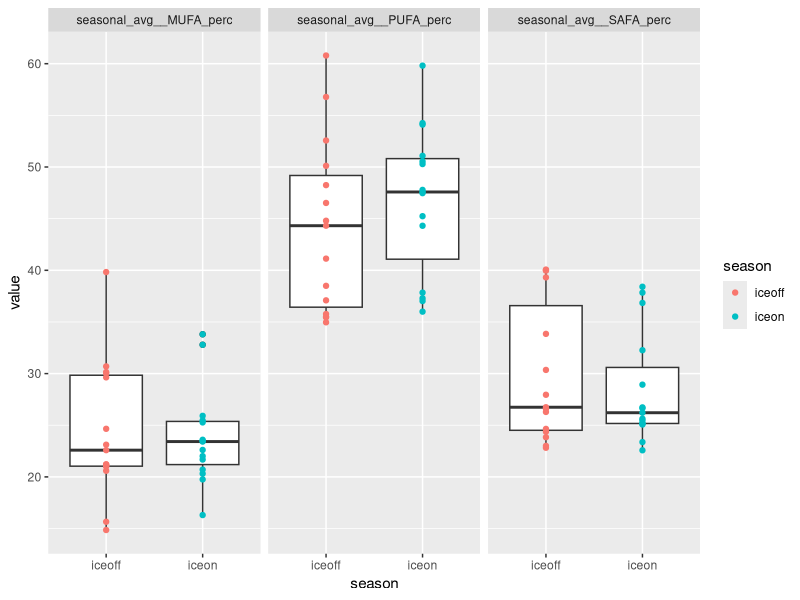
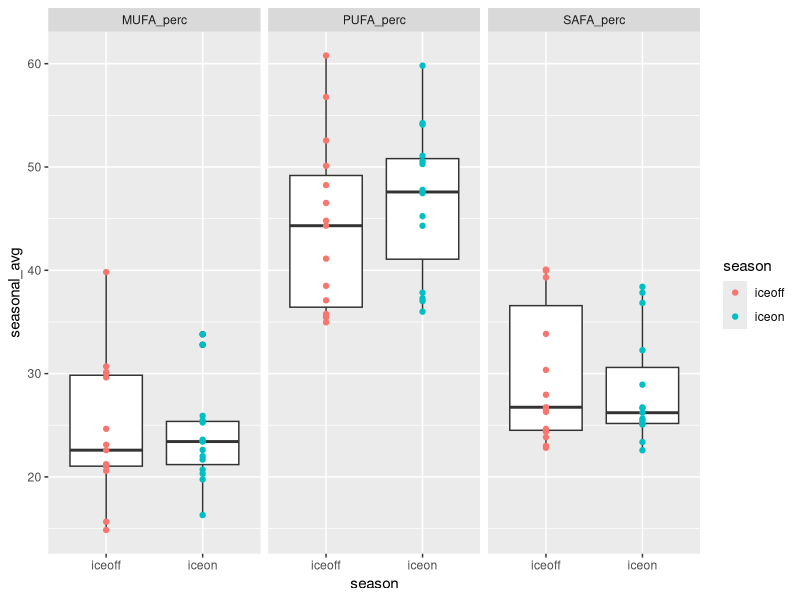

Recreate these plots in R, in order.
# Script to look at fatty acids profile under ice vs summer stratification
# uses Hampton et al. ecology under lake ice dataset (ecology letters)
# and Galloway et al PLoS one paper fatty acid dataset

# ----> removes "other" phyto and finds new proportions

#libraries
library(dplyr)
library(reshape2)
library(tidyr)
library(ggplot2)

#===========================================================================
# ----> read in ecology under lake ice dataset and FA dataset
#===========================================================================

euli_orig <- read.csv("../Data/under_ice_data.csv", stringsAsFactors = FALSE)

fa_orig <- read.csv("../Data/PLoS_supp/S1_Dataset.csv", stringsAsFactors = FALSE)

#===========================================================================
# ----> wrangle ice phyto data
#===========================================================================

euli <- euli_orig %>% 
  #keep only columns of potential interest
  select(year, season, researcher, lakename, stationname, poolstation, lakeregloc, lakecountry,
         startday, startmonth, startyear, endday, endmonth, endyear,
         iceduration, fadata, avesecchidepth, avechla, 
         phytomethod, avephytomass, avephytocount,
         propchloro, propcrypto, propcyano, propdiatom, propdiatom, propotherphyto) %>% 
  #only interested when *not* all NA for phyto props
  filter(!(is.na(propchloro) & is.na(propcrypto) & is.na(propcyano) & 
           is.na(propdiatom) & is.na(propdiatom) & is.na(propotherphyto)))

#some lakes have multiple stations within lake
euli %>% 
  group_by(lakename) %>% 
  summarize(n = n_distinct(stationname)) %>% 
  filter(n > 1) %>% 
  as.data.frame()
#               lakename n
# 1 Blackstrap Reservoir 2
# 2     Lake Diefenbaker 3

euli %>% 
  group_by(lakename) %>% 
  summarize(n = n_distinct(poolstation)) %>% 
  as.data.frame() %>% 
  filter(n > 1)

#1:1 match lakename:poolstation
# filter(euli, lakename %in% c("Blackstrap Reservoir", "Lake Diefenbaker")) %>% select(lakename, stationname, poolstation)

#aggregate to lake/poolstation
euli_lakes_phytos <- euli %>% 
  #start by looking just at pytos, can circle back to incorporate snow/ice/secchi etc.
  select(year, season, lakename, poolstation, 
         propchloro, propcrypto, propcyano, propdiatom, propotherphyto) %>% 
  #group and aggregate
  group_by(lakename, poolstation, year, season) %>% 
  summarize(prop_chloro = mean(propchloro, na.rm = TRUE),
            prop_crypto = mean(propcrypto, na.rm = TRUE),
            prop_cyano = mean(propcyano, na.rm = TRUE),
            prop_diatom = mean(propdiatom, na.rm = TRUE),
            prop_other = mean(propotherphyto, na.rm = TRUE)) %>% 
  ungroup() %>% 
  as.data.frame()
  
summary(euli_lakes_phytos) #40 NA in crypto
str(euli_lakes_phytos) #205

#going to start by using only lakes with *NO NAs* for phytos
euli_phytos_complete <- euli_lakes_phytos %>% 
  filter(!(is.na(prop_chloro) | is.na(prop_crypto) | is.na(prop_cyano) | 
             is.na(prop_diatom) | is.na(prop_other)))
#158 obvs - only "complete" phyto profiles

#24 lakes in total
unique(euli_phytos_complete$lakename) 

#what's the temporal coverage?
#only want ones with matching iceon/iceoff
euli_phytos_complete %>% 
  group_by(lakename) %>% 
  summarize(seasons = n_distinct(season)) %>% 
  as.data.frame() %>% 
  arrange(seasons)

#identity lakes with both seasons per year
multi_seasons <- euli_phytos_complete %>% 
  group_by(lakename, year) %>% 
  summarize(seasons = n_distinct(season)) %>% 
  as.data.frame() %>% 
  arrange(seasons) %>% 
  filter(seasons > 1) %>% 
  mutate(lakeyear = paste(lakename, year, sep = "_"))

#keep only those lake/year/seasons
euli_phytos_complete_matching <- euli_phytos_complete %>% 
  mutate(lakeyear = paste(lakename, year, sep = "_")) %>% 
  filter(lakeyear %in% multi_seasons$lakeyear)

#make sure 1:1 match (i.e., iceon/iceoff in single year for lake - no missing pairs singles)
# euli_phytos_complete_matching %>% 
#   group_by(lakename, year) %>% 
#   summarize(n = n_distinct(season)) %>% 
#   filter(n != 2)
#correct

# filter(euli_phytos_complete, lakename == "Saanajarvi")
# filter(euli, lakename == "Saanajarvi")
#yep...being true to the data, we ignore Saanajarvi
#I think it's actually a goof in the euli data, 
#but moving forward without it...

#check out remaining
str(euli_phytos_complete_matching)
str(unique(euli_phytos_complete_matching$lakename)) 
#15 lakes

#temporal coverage
lake_years <- euli_phytos_complete_matching %>% 
  group_by(lakename) %>% 
  summarize(yrs = n_distinct(year)) %>% 
  arrange(yrs) %>% 
  as.data.frame()
#                lakename yrs
# 1  Blackstrap Reservoir   1
# 2   Broderick Reservoir   1
# 3      Lake Diefenbaker   1
# 4   Lake Santo Parmense   1
# 5     Lake Vanajanselka   1
# 6           Simoncouche   1
# 7      St. Denis Pond 1   1
# 8     St. Denis Pond 90   1
# 9  St. Denis Pond S5338   1
# 10  Lake Valkea-Kotinen   2
# 11             Lake 227   3
# 12             Lake 239   6
# 13      Scharmuetzelsee   9
# 14          Lake Monona  12
# 15         Lake Mendota  16

#may be interested in lakes with >= 3 years down the road
lake_years_3more <- filter(lake_years, yrs >= 3)

#make long to be equivalent to FA data
phytos_long <- euli_phytos_complete_matching %>% 
  select(-poolstation, -lakeyear) %>% 
  melt(id.vars = c("lakename", "year", "season")) %>% 
  rename(phyto_group = variable, prop = value)

#remove prop from group name
phytos_long$phyto_group <- gsub("prop_", "", phytos_long$phyto_group)

unique(phytos_long$phyto_group)
# "chloro"     "crypto"     "cyano"      "diatom"     "other"

#remove "other" phyto and find new total, then recalculate proportions
phyto_long_no_other <- phytos_long %>% 
  #remove "other" phyto group
  filter(phyto_group != "other") %>% 
  #for each lake/year/season (i.e. time point)
  group_by(lakename, year, season) %>% 
  #find new total proportion
  mutate(new_total = sum(prop),
         #find new proportion for phyto groups
         new_prop = prop/new_total) %>% 
  as.data.frame()

# summary(phyto_long_no_other)
# filter(phyto_long_no_other, new_total < 0.1)
# filter(phytos_long, phyto_group == "other" & prop > 0.5) %>% arrange(prop)

phyto_long_no_other <- phyto_long_no_other %>% 
  select(-prop, -new_total) %>% 
  rename(prop = new_prop)

#===========================================================================
# ----> wrangle FA data
#===========================================================================

fa <- fa_orig %>% 
  #only fresh water
  filter(Salinity == 0) %>% 
  #only proportional data
  filter(Data == "prop") %>% 
  #for now, don't care about experimental info
  select(Group, Class, Order, Genus, species,
         sumSAFA, sumMUFA, sumPUFA,
         c18.2w6, c18.3w6, c18.3w3,
         c18.4w3, c18.5w3, 
         c20.4w6, c20.5w3, c22.6w3)

unique(fa$Group)
# "Cyanobacteria" "Chlorophyta"   "Ochrophyta"    "Cryptophyta"   "Dinophyta"     "Euglenozoa"    "Rhodophyta"  

#crosswalk to match euli to FA
fa_equiv <- fa %>% 
  #crypto, chloro, cyano are direct matches
  mutate(fa_group = ifelse(Group == "Cryptophyta", "crypto", NA),
         fa_group = ifelse(Group == "Chlorophyta", "chloro", fa_group),
         fa_group = ifelse(Group == "Cyanobacteria", "cyano", fa_group),
         #diatoms are everything in these 3 classes in FA data
         fa_group = ifelse(Class %in% c("Bacillariophyceae", "Fragilariophyceae", "Coscinodiscophyceae"),
                           "diatom", fa_group))

# fa_equiv %>% 
#   select(Group, fa_group) %>% 
#   unique()
# 
# fa_equiv %>% 
#   select(Group, Class, fa_group) %>% 
#   unique()
#
# fa_equiv %>% group_by(fa_group) %>% summarize(n = n_distinct(Genus)) %>% as.data.frame()
#   fa_group  n
# 1   chloro 13
# 2   crypto  2
# 3    cyano 22
# 4   diatom  8
# 5     <NA> 11


#===========================================================================
# ----> aggregate FA data
#===========================================================================

#aggregate to level of fa_group (average)

fa_group_avgs <- fa_equiv %>% 
  group_by(fa_group) %>% 
  summarize(grp_avg_sumSAFA = mean(sumSAFA, na.rm = TRUE),
            grp_avg_sumMUFA = mean(sumMUFA, na.rm = TRUE),
            grp_avg_sumPUFA = mean(sumPUFA, na.rm = TRUE),
            grp_avg_c18.2w6 = mean(c18.2w6, na.rm = TRUE),
            grp_avg_c18.3w6 = mean(c18.3w6, na.rm = TRUE),
            grp_avg_c18.3w3 = mean(c18.3w3, na.rm = TRUE),
            grp_avg_c18.4w3 = mean(c18.4w3, na.rm = TRUE),
            grp_avg_c18.5w3 = mean(c18.5w3, na.rm = TRUE),
            grp_avg_c20.4w6 = mean(c20.4w6, na.rm = TRUE),
            grp_avg_c20.5w3 = mean(c20.5w3, na.rm = TRUE),
            grp_avg_c22.6w3 = mean(c22.6w3, na.rm = TRUE)) %>% 
  as.data.frame()

# fa_group_avgs

#===========================================================================
# ----> combine EULI and FA datasets
#===========================================================================

head(phyto_long_no_other) #lake, year, season, group, prop
head(fa_group_avgs) #group, FAs

#combine euli and FA - have group, proportion, and FA data
full_dat <- merge(phyto_long_no_other, fa_group_avgs, 
                  by.x = "phyto_group", by.y = "fa_group", 
                  all.x = TRUE)

# From LTER FA script:
# What we want is "what are the average proportions of SAFA, MUFA, PUFA 
# present in the community, irrespective of total biomass?" 
# (i.e. we know there is higher biomass in summer - the Circus Circus buffet)
# SH: pretty sure that what we want then is:(biomass_dry_weight * sumSAFA)/total dry weight
# This is already a proportion (biomass/total) so can do prop * FA

#weight data accordingly
full_dat_weighted <- full_dat %>% 
  #prop phyto (already biomass/total biomass) * prop FA
  mutate(sumSAFA_prop = grp_avg_sumSAFA * prop,
         sumMUFA_prop = grp_avg_sumMUFA * prop, 
         sumPUFA_prop = grp_avg_sumPUFA * prop,
         prop_c18.2w6 = grp_avg_c18.2w6 * prop,
         prop_c18.3w6 = grp_avg_c18.3w6 * prop,
         prop_c18.3w3 = grp_avg_c18.3w3 * prop,
         prop_c18.4w3 = grp_avg_c18.4w3 * prop,
         prop_c18.5w3 = grp_avg_c18.5w3 * prop,
         prop_c20.4w6 = grp_avg_c20.4w6 * prop,
         prop_c20.5w3 = grp_avg_c20.5w3 * prop,
         prop_c22.6w3 = grp_avg_c22.6w3 * prop) %>% 
  #keep only columns of interest
  #for now, only SAFA, MUFA, PUFA
  select(lakename, year, season, phyto_group, 
         sumSAFA_prop, sumMUFA_prop, sumPUFA_prop,
         prop_c18.2w6,prop_c18.3w6,  prop_c18.3w3,
         prop_c18.4w3, prop_c18.5w3,
         prop_c20.4w6, prop_c20.5w3, 
         prop_c22.6w3)

# full_dat_weighted %>%
#   group_by(lakename, year, season) %>%
#   summarize(totSAFA = sum(sumSAFA_prop, na.rm = TRUE),
#             totMUFA = sum(sumMUFA_prop, na.rm = TRUE),
#             totPUFA = sum(sumPUFA_prop, na.rm = TRUE),
#             total = totSAFA + totMUFA + totPUFA) %>%
#   as.data.frame() %>%
#   summary()


#sum within lake/time point (get community-level FA)
full_dat_weighted_comm <- full_dat_weighted %>% 
  group_by(lakename, year, season) %>% 
  #sum across phyto groups
  summarize(MUFA_perc = sum(sumMUFA_prop, na.rm = TRUE),
            PUFA_perc = sum(sumPUFA_prop, na.rm = TRUE),
            SAFA_perc = sum(sumSAFA_prop, na.rm = TRUE),
            perc_c18.2w6 = sum(prop_c18.2w6, na.rm = TRUE),
            perc_c18.3w6 = sum(prop_c18.3w6, na.rm = TRUE),
            perc_c18.3w3 = sum(prop_c18.3w3, na.rm = TRUE),
            perc_c18.4w3 = sum(prop_c18.4w3, na.rm = TRUE),
            perc_c18.5w3 = sum(prop_c18.5w3, na.rm = TRUE),
            perc_c20.4w6 = sum(prop_c20.4w6, na.rm = TRUE),
            perc_c20.5w3 = sum(prop_c20.5w3, na.rm = TRUE),
            perc_c22.6w3 = sum(prop_c22.6w3, na.rm = TRUE)) %>% 
  as.data.frame()

# full_dat_weighted_comm %>% 
#   mutate(total_FA = MUFA_perc + PUFA_perc + SAFA_perc) %>% 
#   summary()
#like above, ranges from ~97 to 99, good

#this format matches LTER_FA_20180217 
#(detailed look at lakes ME/MO)

head(full_dat_weighted_comm)

#write to csv for use in other scripts
write.csv(full_dat_weighted_comm, "../Data/EULI_lake_year_season_community_FAs.csv", row.names = FALSE)

#make a verion with one point per lake/season (aggregate across years)
#include standard deviation as measure of variance, as well as count
full_dat_weighted_comm_agg <- full_dat_weighted_comm %>% 
  group_by(lakename, season) %>% 
  #using __ so can separate later
  summarize(n_years = n_distinct(year),
            seasonal_avg__MUFA_perc = mean(MUFA_perc, na.rm = TRUE),
            sd__MUFA_perc = sd(MUFA_perc, na.rm = TRUE),
            seasonal_avg__PUFA_perc = mean(PUFA_perc, na.rm = TRUE),
            sd__PUFA_perc = sd(PUFA_perc, na.rm = TRUE),
            seasonal_avg__SAFA_perc = mean(SAFA_perc, na.rm = TRUE),
            sd__SAFA_perc = sd(SAFA_perc, na.rm = TRUE),
            
            seasonal_avg__c18.2w6 = mean(perc_c18.2w6, na.rm = TRUE),
            seasonal_avg__c18.3w6 = mean(perc_c18.3w6, na.rm = TRUE),
            seasonal_avg__c18.3w3 = mean(perc_c18.3w3, na.rm = TRUE),
            seasonal_avg__c18.4w3 = mean(perc_c18.4w3, na.rm = TRUE),
            seasonal_avg__c18.5w3 = mean(perc_c18.5w3, na.rm = TRUE),
            seasonal_avg__c20.4w6 = mean(perc_c20.4w6, na.rm = TRUE),
            seasonal_avg__c20.5w3 = mean(perc_c20.5w3, na.rm = TRUE),
            seasonal_avg__c22.6w3 = mean(perc_c22.6w3, na.rm = TRUE),
            
            sd__c18.2w6 = sd(perc_c18.2w6, na.rm = TRUE),
            sd__c18.3w6 = sd(perc_c18.3w6, na.rm = TRUE),
            sd__c18.3w3 = sd(perc_c18.3w3, na.rm = TRUE),
            sd__c18.4w3 = sd(perc_c18.4w3, na.rm = TRUE),
            sd__c18.5w3 = sd(perc_c18.5w3, na.rm = TRUE),
            sd__c20.4w6 = sd(perc_c20.4w6, na.rm = TRUE),
            sd__c20.5w3 = sd(perc_c20.5w3, na.rm = TRUE),
            sd__c22.6w3 = sd(perc_c22.6w3, na.rm = TRUE)) %>% 
  as.data.frame()

# full_dat_weighted_comm_agg %>% 
#   mutate(total_FA = seasonal_avg__MUFA_perc + seasonal_avg__PUFA_perc + seasonal_avg__SAFA_perc) %>% 
#   summary()

head(full_dat_weighted_comm_agg)

write.csv(full_dat_weighted_comm_agg, "../Data/EULI_lake_seasonal_community_FAs.csv", row.names = FALSE)


###########################
# Section started 2018 May 30, SP and MB
full_dat_weighted_comm_agg


full_dat_weighted_comm_ag_long <- melt(data = full_dat_weighted_comm_agg, 
     measure.vars = c("seasonal_avg__MUFA_perc","seasonal_avg__PUFA_perc","seasonal_avg__SAFA_perc"),
     id.vars = c("lakename","season","n_years"))



ggplot(data = full_dat_weighted_comm_ag_long, aes(x = season, y = value)) + 
  geom_boxplot() + 
  geom_point(aes(color = season)) + 
  facet_wrap(~variable)



###########################

# checking for consistency with Labou aggregtion method??

dat_long_seasonal_points <- full_dat_weighted_comm_agg %>% 
  #make long
  melt(id.vars = c("lakename", "season", "n_years")) %>% 
  #split variable column name
  separate(variable, into = c("agg_type", "FA_type"), sep = "__") %>% 
  #make wide so have column for avg and sd
  dcast(lakename + season + n_years + FA_type ~ agg_type, value.var = "value")


ggplot(data = subset(dat_long_seasonal_points,dat_long_seasonal_points$FA_type %in% 
                       c("MUFA_perc","PUFA_perc","SAFA_perc")), aes(x = season, y = seasonal_avg)) + 
  geom_boxplot() + 
  geom_point(aes(color = season)) + 
  facet_wrap(~FA_type)